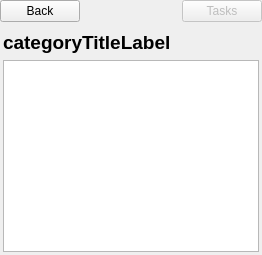
      <widget class="QWidget" name="applicationListPage">
       <layout class="QVBoxLayout" name="verticalLayout_3">
        <property name="leftMargin">
         <number>0</number>
        </property>
        <property name="topMargin">
         <number>0</number>
        </property>
        <property name="rightMargin">
         <number>0</number>
        </property>
        <property name="bottomMargin">
         <number>0</number>
        </property>
        <item>
         <layout class="QHBoxLayout" name="toolbarHorizontalLayout_2">
          <property name="spacing">
           <number>0</number>
          </property>
          <property name="topMargin">
           <number>0</number>
          </property>
          <item>
           <widget class="QPushButton" name="backPushButton_1">
            <property name="enabled">
             <bool>true</bool>
            </property>
            <property name="sizePolicy">
             <sizepolicy hsizetype="Preferred" vsizetype="Maximum">
              <horstretch>0</horstretch>
              <verstretch>0</verstretch>
             </sizepolicy>
            </property>
            <property name="focusPolicy">
             <enum>Qt::TabFocus</enum>
            </property>
            <property name="text">
             <string>Back</string>
            </property>
            <property name="icon">
             <iconset theme="go-previous">
              <normaloff>.</normaloff>.</iconset>
            </property>
            <property name="iconSize">
             <size>
              <width>16</width>
              <height>16</height>
             </size>
            </property>
           </widget>
          </item>
          <item>
           <spacer name="horizontalSpacer">
            <property name="orientation">
             <enum>Qt::Horizontal</enum>
            </property>
            <property name="sizeHint" stdset="0">
             <size>
              <width>40</width>
              <height>20</height>
             </size>
            </property>
           </spacer>
          </item>
          <item>
           <widget class="QPushButton" name="tasksPushButton_2">
            <property name="enabled">
             <bool>false</bool>
            </property>
            <property name="sizePolicy">
             <sizepolicy hsizetype="Preferred" vsizetype="Maximum">
              <horstretch>0</horstretch>
              <verstretch>0</verstretch>
             </sizepolicy>
            </property>
            <property name="focusPolicy">
             <enum>Qt::TabFocus</enum>
            </property>
            <property name="text">
             <string>Tasks</string>
            </property>
            <property name="icon">
             <iconset theme="view-pim-tasks">
              <normaloff>.</normaloff>.</iconset>
            </property>
            <property name="iconSize">
             <size>
              <width>16</width>
              <height>16</height>
             </size>
            </property>
           </widget>
          </item>
         </layout>
        </item>
        <item>
         <layout class="QVBoxLayout" name="verticalLayout_5">
          <property name="leftMargin">
           <number>3</number>
          </property>
          <property name="topMargin">
           <number>0</number>
          </property>
          <property name="rightMargin">
           <number>3</number>
          </property>
          <property name="bottomMargin">
           <number>3</number>
          </property>
          <item>
           <widget class="QLabel" name="categoryTitleLabel">
            <property name="sizePolicy">
             <sizepolicy hsizetype="Preferred" vsizetype="Preferred">
              <horstretch>0</horstretch>
              <verstretch>0</verstretch>
             </sizepolicy>
            </property>
            <property name="minimumSize">
             <size>
              <width>0</width>
              <height>26</height>
             </size>
            </property>
            <property name="font">
             <font>
              <pointsize>14</pointsize>
              <weight>75</weight>
              <bold>true</bold>
             </font>
            </property>
            <property name="text">
             <string>categoryTitleLabel</string>
            </property>
            <property name="alignment">
             <set>Qt::AlignBottom|Qt::AlignLeading|Qt::AlignLeft</set>
            </property>
           </widget>
          </item>
          <item>
           <widget class="QListWidget" name="applicationListWidget">
            <property name="enabled">
             <bool>true</bool>
            </property>
            <property name="sizePolicy">
             <sizepolicy hsizetype="Preferred" vsizetype="Expanding">
              <horstretch>0</horstretch>
              <verstretch>0</verstretch>
             </sizepolicy>
            </property>
            <property name="styleSheet">
             <string notr="true">alternate-background-color: rgba(16, 16, 16, 22)</string>
            </property>
            <property name="alternatingRowColors">
             <bool>true</bool>
            </property>
            <property name="selectionMode">
             <enum>QAbstractItemView::NoSelection</enum>
            </property>
            <property name="isWrapping" stdset="0">
             <bool>false</bool>
            </property>
            <property name="spacing">
             <number>0</number>
            </property>
           </widget>
          </item>
         </layout>
        </item>
       </layout>
      </widget>
